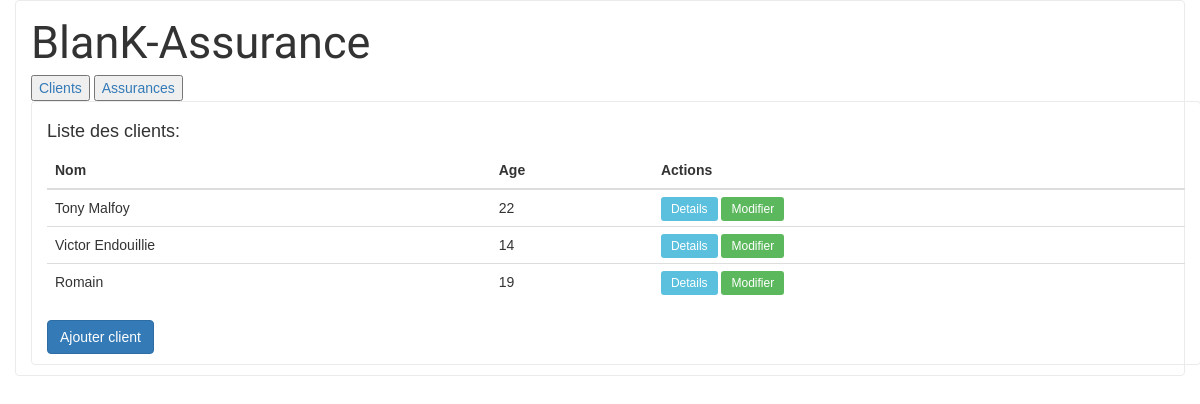
The app's page /view/index.php with its own data.
### tables this page shows
CREATE TABLE `client` (
  `id` int(11) NOT NULL,
  `name` varchar(255) NOT NULL,
  `age` int(11) NOT NULL,
  `email` varchar(255) NOT NULL,
  `phone` varchar(255) NOT NULL,
  `adress1` varchar(255) NOT NULL,
  `adress2` varchar(255) NOT NULL,
  `city` varchar(255) NOT NULL,
  `postalCode` int(11) NOT NULL
);

### view/index.php (the view, shortened to what this page needs)
<?php include("../include/menu.inc.php");
?>
<div class="container">
  <h4>Liste des clients: </h4>
  <table class="table">
   <thead>
       <tr>
           <th>Nom</th>
           <th>Age</th>
           <th>Actions</th>
       </tr>
   </thead>
   <tbody>
      <?php
        $db = connect();
        if($db){
          $sql = "SELECT * FROM client";
          $result = mysqli_query($db,$sql);
          if($result)
          {
          while($row = mysqli_fetch_array($result))
          {
            $res = '<tr>';
            $res .= ('<td>'.$row['name'].'</td>');
            $res .= ('<td>'.$row['age'].'</td>');
            $res .= ('<td>');
            $res .= '<a class="btn-info btn-sm" href="../view/detailsClient.php?id='.$row['id'].'">Details</a> ';
            $res .= '<a class="btn-success btn-sm" href="../view/updateClient.php?id='.$row['id'].'">Modifier</a>';
            $res .= '</td>';
            $res .= ('</tr>');
            echo $res;
          }
          }
          else
          {
            echo "Erreur result";
          }
        }
        else
        {
          echo "Erreur db";
        }
      ?>
   </tbody>
</table>
<a class="btn btn-primary" href="../view/addClient.php">Ajouter client</a>
</div>
</body>
</html>

### assets/css/style.css (style rules this page uses)
.container { border: 1px solid #ebebeb; padding: 10px 0; -moz-border-radius: 4px; -webkit-border-radius: 4px; border-radius: 4px; font-family: sans-serif; min-height: 215px; }

### records on screen
client: name "Tony Malfoy", age "22"
client: name "Victor Endouillie", age "14"
client: name "Romain", age "19"
